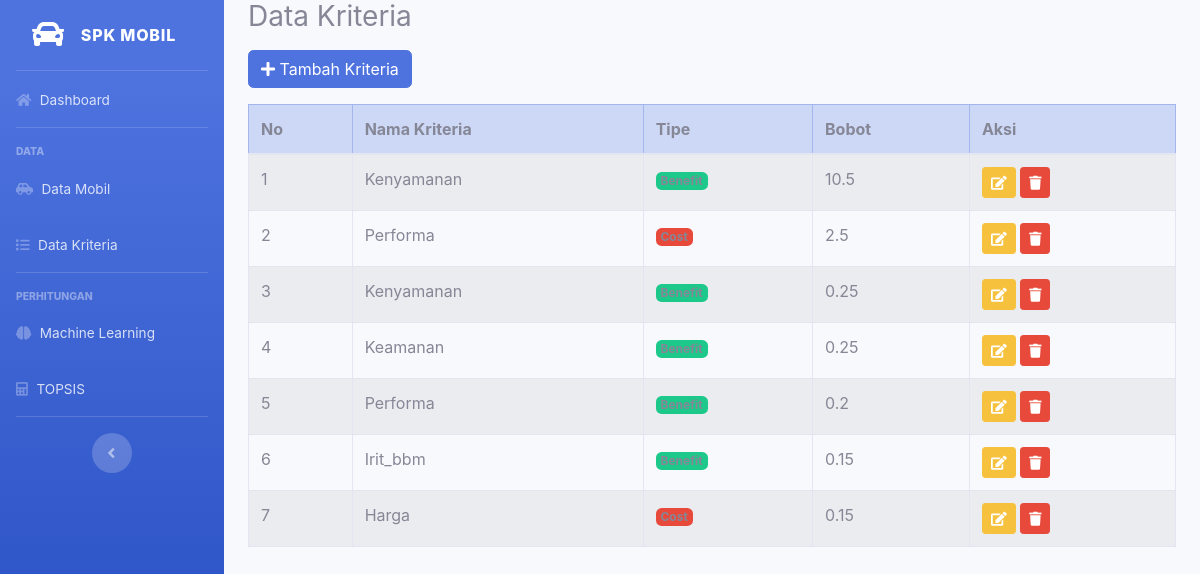
The page /index.php/kriteria on the database its author committed.
### tables this page shows
CREATE TABLE `kriteria` (
  `id_kriteria` int NOT NULL,
  `nama_kriteria` varchar(50) DEFAULT NULL,
  `tipe` enum('benefit','cost') DEFAULT NULL,
  `bobot` float DEFAULT NULL
);

### application/controllers/Kriteria.php (called while the page is built, shortened)
<?php
class Kriteria extends CI_Controller {
    public function __construct() {
        $this->load->model('Kriteria_model');
    }
    public function index() {
        $data['kriteria'] = $this->Kriteria_model->getAll();
        $this->load->view('template/header');
        $this->load->view('template/sidebar');
        $this->load->view('kriteria/index', $data);
        $this->load->view('template/footer');
    }
}

### index.php (called while the page is built, shortened)
<?php
require_once BASEPATH.'core/CodeIgniter.php';

### application/models/Kriteria_model.php (called while the page is built, shortened)
<?php
class Kriteria_model extends CI_Model {
    public function getAll() {
        return $this->db->get('kriteria')->result();
    }
}

### application/views/kriteria/index.php (the view)
<div class="container-fluid">
    <h1 class="h3 mb-3">Data Kriteria</h1>
    <a href="<?= base_url('kriteria/tambah') ?>" class="btn btn-primary mb-3">
        <i class="fas fa-plus"></i> Tambah Kriteria
    </a>
    <table class="table table-bordered table-striped">
        <thead class="table-primary">
            <tr>
                <th>No</th>
                <th>Nama Kriteria</th>
                <th>Tipe</th>
                <th>Bobot</th>
                <th>Aksi</th>
            </tr>
        </thead>
        <tbody>
            <?php $no=1; foreach($kriteria as $k): ?>
            <tr>
                <td><?= $no++ ?></td>
                <td><?= ucfirst($k->nama_kriteria) ?></td>
                <td>
                    <span class="badge <?= $k->tipe=='benefit'?'bg-success':'bg-danger' ?>">
                        <?= ucfirst($k->tipe) ?>
                    </span>
                </td>
                <td><?= $k->bobot ?></td>
                <td>
                    <a href="<?= base_url('kriteria/edit/'.$k->id_kriteria) ?>" class="btn btn-warning btn-sm">
                        <i class="fas fa-edit"></i>
                    </a>
                    <a href="<?= base_url('kriteria/hapus/'.$k->id_kriteria) ?>"
                       class="btn btn-danger btn-sm"
                       onclick="return confirm('Yakin hapus data?')">
                        <i class="fas fa-trash"></i>
                    </a>
                </td>
            </tr>
            <?php endforeach ?>
        </tbody>
    </table>
</div>

### application/views/template/header.php (shortened to what this page needs)
<!DOCTYPE html>
<html lang="en">
<head>
    <link rel="stylesheet" href="https://cdnjs.cloudflare.com/ajax/libs/font-awesome/5.15.4/css/all.min.css">
    <link rel="stylesheet" href="<?= base_url('assets/sbadmin2/css/sb-admin-2.min.css') ?>">
</head>
<body id="page-top">
<div id="wrapper">

### application/views/template/sidebar.php
<ul class="navbar-nav bg-gradient-primary sidebar sidebar-dark accordion" id="accordionSidebar">
	<a class="sidebar-brand d-flex align-items-center justify-content-center" href="<?= base_url('dashboard') ?>">
		<div class="sidebar-brand-icon">
			<i class="fas fa-car"></i>
		</div>
		<div class="sidebar-brand-text mx-3">SPK Mobil</div>
	</a>
	<hr class="sidebar-divider my-0">
	<li class="nav-item">
		<a class="nav-link" href="<?= base_url('dashboard') ?>">
			<i class="fas fa-home"></i>
			<span>Dashboard</span>
		</a>
	</li>
	<hr class="sidebar-divider">
	<div class="sidebar-heading">Data</div>
	<li class="nav-item">
		<a class="nav-link" href="<?= base_url('mobil') ?>">
			<i class="fas fa-car-side"></i>
			<span>Data Mobil</span>
		</a>
	</li>
	<li class="nav-item">
		<a class="nav-link" href="<?= base_url('kriteria') ?>">
			<i class="fas fa-list"></i>
			<span>Data Kriteria</span>
		</a>
	</li>
	<hr class="sidebar-divider">
	<div class="sidebar-heading">Perhitungan</div>
	<li class="nav-item">
		<a class="nav-link" href="<?= base_url('machinelearning') ?>">
			<i class="fas fa-brain"></i>
			<span>Machine Learning</span>
		</a>
	</li>
	<li class="nav-item">
		<a class="nav-link" href="<?= base_url('topsis') ?>">
			<i class="fas fa-calculator"></i>
			<span>TOPSIS</span>
		</a>
	</li>
	<hr class="sidebar-divider d-none d-md-block">
	<div class="text-center d-none d-md-inline">
		<button class="rounded-circle border-0" id="sidebarToggle"></button>
	</div>
</ul>
<div id="content-wrapper" class="d-flex flex-column">
	<div id="content">

### application/views/template/footer.php (shortened to what this page needs)
</div>
</div>
</body>
</html>

### rows shown on the page
kriteria: nama_kriteria "Kenyamanan", tipe "Benefit", bobot "10.5"
kriteria: nama_kriteria "Performa", tipe "Cost", bobot "2.5"
kriteria: nama_kriteria "Kenyamanan", tipe "Benefit", bobot "0.25"
kriteria: nama_kriteria "Keamanan", tipe "Benefit", bobot "0.25"
kriteria: nama_kriteria "Performa", tipe "Benefit", bobot "0.2"
kriteria: nama_kriteria "Irit_bbm", tipe "Benefit", bobot "0.15"
kriteria: nama_kriteria "Harga", tipe "Cost", bobot "0.15"
